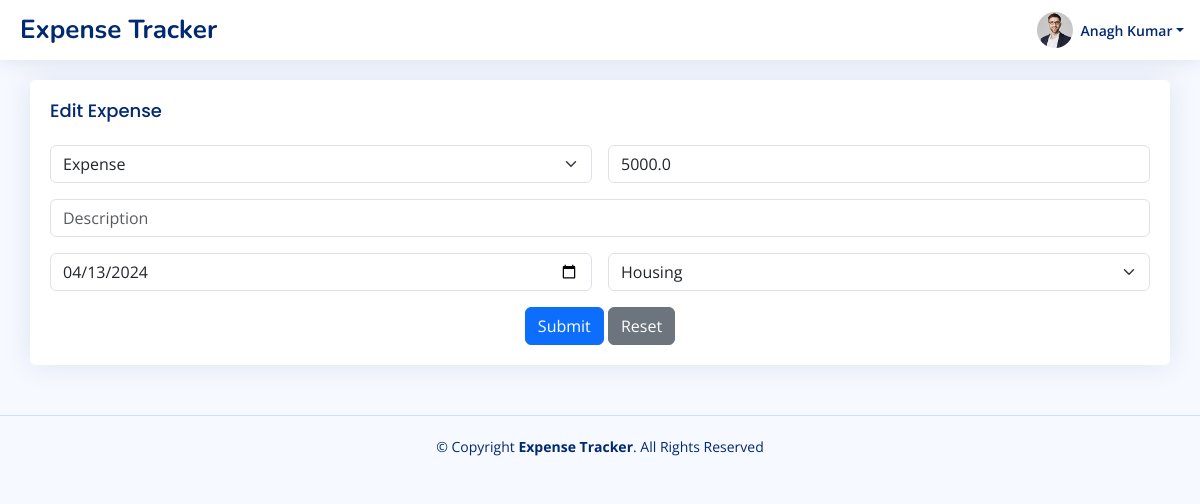
Screenshot of /edit-expense/4/ (signed in) with the database file from the repository.
### app/models.py (models this page shows, shortened)
class User(AbstractBaseUser):
    email = models.EmailField(max_length=255, unique=True)
    is_active = models.BooleanField(default=True)
    is_admin = models.BooleanField(default=False)
    username = models.CharField(max_length=255, null=True, blank=True)
    name = models.CharField(max_length=255, null=True, blank=True)
    objects = UserManager()
    USERNAME_FIELD = 'email'
    REQUIRED_FIELDS = []
    @property
    def get_total_income(self):
        total_credit = self.incomeexpense_set.filter(
            type='income').aggregate(models.Sum('amount'))['amount__sum'] or 0
        total_debit = self.incomeexpense_set.filter(type='expense').aggregate(
            models.Sum('amount'))['amount__sum'] or 0
        return total_credit - total_debit
    @property
    def get_total_credit(self):
        total_credit = self.incomeexpense_set.filter(
            type='income').aggregate(models.Sum('amount'))['amount__sum'] or 0
        return total_credit
    @property
    def get_total_debit(self):
        total_debit = self.incomeexpense_set.filter(type='expense').aggregate(
            models.Sum('amount'))['amount__sum'] or 0
        return total_debit
    def __str__(self):
        return self.name

class IncomeExpense(models.Model):
    TYPE_CHOICES = (
        ('income', 'Income'),
        ('expense', 'Expense'),
    )
    user = models.ForeignKey(User, on_delete=models.CASCADE)
    amount = models.FloatField()
    description = models.TextField()
    date = models.DateField()
    category = models.CharField(max_length=255)
    created_at = models.DateTimeField(auto_now_add=True)
    updated_at = models.DateTimeField(auto_now=True)
    type = models.CharField(max_length=255, choices=TYPE_CHOICES)

### app/views.py (the view, shortened to what this page needs)
# urls.py: path('edit-expense/<expense_id>/', views.edit_expense, name='edit_expense'),
@login_required
def edit_expense(request, expense_id):
    expense = IncomeExpense.objects.get(id=expense_id)
    return render(request, 'app/edit.html', {'expense': expense})

### app/context_processors.py (called while the page is built, shortened)
def context_variables(request):
    if request.user.is_authenticated:
        user = request.user
        return {
            'user': user,
            'total_credit': user.get_total_credit or 0,
            'total_debit': user.get_total_debit or 0,
            'total': user.get_total_income or 0
        }

### templates/app/edit.html (shortened to what this page needs)
{% extends "base/__base.html" %}
{% block content %}
<div class="row">
    <div class="col-12">
        <div class="card">
            <div class="card-body">
              <h5 class="card-title">Edit Expense</h5>
              <form class="row g-3" method="POST">
                <div class="col-md-6">
                <select id="type" class="form-select" name="type">
                    <option value="expense" {% if expense.type == 'expense' %}selected{% endif %}>Expense</option>
                </select>
                </div>
                <div class="col-md-6">
                  <input type="number" class="form-control" placeholder="Amount" name="amount" value={{expense.amount}}>
                </div>
                <div class="col-12">
                  <input type="text" class="form-control" placeholder="Description" name="description" value={{expense.description}}>
                </div>
                <div class="col-md-6">
                  <input type="date" class="form-control" placeholder="Date" name="date"  value="{{ expense.date|date:'Y-m-d' }}">
                </div>
                <div class="col-md-6">
                    <select id="category" class="form-select" name="category">
                        <option value="Housing" {% if expense.category == 'Housing' %}selected{% endif %}>Housing</option>
                    </select>
                </div>
                <div class="text-center">
                  <button type="submit" class="btn btn-primary">Submit</button>
                  <button type="reset" class="btn btn-secondary">Reset</button>
                </div>
              </form>
            </div>
          </div>
    </div>
</div>
{% endblock  %}

### templates/base/nav.html (shortened to what this page needs)
{% load static %}
<li class="nav-item dropdown pe-3">
  <a
    class="nav-link nav-profile d-flex align-items-center pe-0"
    href="#"
    data-bs-toggle="dropdown"
  >
    <img
      src="{% static 'assets/img/profile-img.jpg' %}"
      alt="Profile"
      class="rounded-circle"
    />
    <span class="d-none d-md-block dropdown-toggle ps-2">{{user}}</span> </a
  >
</li>

### static/assets/css/style.css (style rules this page uses)
:root { scroll-behavior: smooth; }
body { font-family: "Open Sans", sans-serif; background: #f6f9ff; color: #444444; }
a { color: #4154f1; text-decoration: none; }
h1, h2, h3, h4, h5, h6 { font-family: "Nunito", sans-serif; }
.card { margin-bottom: 30px; border: none; border-radius: 5px; box-shadow: 0px 0 30px rgba(1, 41, 112, 0.1); }
.card-title { padding: 20px 0 15px 0; font-size: 18px; font-weight: 500; color: #012970; font-family: "Poppins", sans-serif; }
.card-body { padding: 0 20px 20px 20px; }
.header-nav .nav-profile { color: #012970; }
.header-nav .nav-profile img { max-height: 36px; }
.header-nav .nav-profile span { font-size: 14px; font-weight: 600; }

### rows the page displays
User: name "Anagh Kumar"
IncomeExpense: type "Expense", amount "5000.0", date "04/13/2024", category "Housing"
